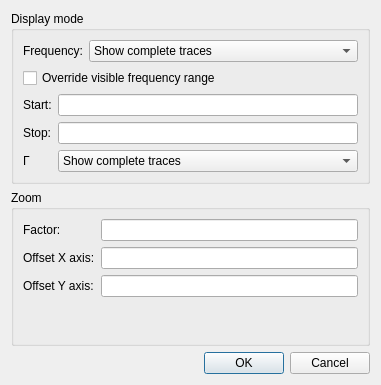
<?xml version="1.0" encoding="UTF-8"?>
<ui version="4.0">
 <class>PolarChartDialog</class>
 <widget class="QDialog" name="PolarChartDialog">
  <property name="geometry">
   <rect>
    <x>0</x>
    <y>0</y>
    <width>381</width>
    <height>385</height>
   </rect>
  </property>
  <property name="windowTitle">
   <string>Polart Chart Setup</string>
  </property>
  <property name="modal">
   <bool>true</bool>
  </property>
  <layout class="QVBoxLayout" name="verticalLayout_4">
   <item>
    <layout class="QHBoxLayout" name="horizontalLayout_2" stretch="0">
     <item>
      <layout class="QVBoxLayout" name="verticalLayout_3">
       <item>
        <widget class="QGroupBox" name="groupBox_2">
         <property name="title">
          <string>Display mode</string>
         </property>
         <layout class="QVBoxLayout" name="verticalLayout">
          <item>
           <layout class="QFormLayout" name="formLayout_2">
            <item row="0" column="0">
             <widget class="QLabel" name="label_4">
              <property name="text">
               <string>Frequency:</string>
              </property>
             </widget>
            </item>
            <item row="0" column="1">
             <widget class="QComboBox" name="displayModeFreq">
              <item>
               <property name="text">
                <string>Show complete traces</string>
               </property>
              </item>
              <item>
               <property name="text">
                <string>Limit to current span</string>
               </property>
              </item>
             </widget>
            </item>
           </layout>
          </item>
          <item>
           <widget class="QCheckBox" name="displayFreqOverride">
            <property name="text">
             <string>Override visible frequency range</string>
            </property>
           </widget>
          </item>
          <item>
           <layout class="QFormLayout" name="formLayout_3">
            <item row="0" column="0">
             <widget class="QLabel" name="label_7">
              <property name="text">
               <string>Start:</string>
              </property>
             </widget>
            </item>
            <item row="0" column="1">
             <widget class="SIUnitEdit" name="displayStartFreq"/>
            </item>
            <item row="1" column="0">
             <widget class="QLabel" name="label_8">
              <property name="text">
               <string>Stop:</string>
              </property>
             </widget>
            </item>
            <item row="1" column="1">
             <widget class="SIUnitEdit" name="displayStopFreq"/>
            </item>
            <item row="2" column="0">
             <widget class="QLabel" name="label_5">
              <property name="text">
               <string>Γ</string>
              </property>
             </widget>
            </item>
            <item row="2" column="1">
             <widget class="QComboBox" name="displayModeRefl">
              <item>
               <property name="text">
                <string>Show complete traces</string>
               </property>
              </item>
              <item>
               <property name="text">
                <string>Limit to visible area</string>
               </property>
              </item>
             </widget>
            </item>
           </layout>
          </item>
         </layout>
        </widget>
       </item>
       <item>
        <widget class="QGroupBox" name="groupBox">
         <property name="title">
          <string>Zoom</string>
         </property>
         <layout class="QFormLayout" name="formLayout">
          <item row="0" column="0">
           <widget class="QLabel" name="label_2">
            <property name="text">
             <string>Factor:</string>
            </property>
           </widget>
          </item>
          <item row="0" column="1">
           <widget class="SIUnitEdit" name="zoomFactor"/>
          </item>
          <item row="1" column="0">
           <widget class="QLabel" name="label">
            <property name="text">
             <string>Offset X axis:</string>
            </property>
           </widget>
          </item>
          <item row="1" column="1">
           <widget class="SIUnitEdit" name="offsetXaxis"/>
          </item>
          <item row="2" column="0">
           <widget class="QLabel" name="label_6">
            <property name="text">
             <string>Offset Y axis:</string>
            </property>
           </widget>
          </item>
          <item row="2" column="1">
           <widget class="SIUnitEdit" name="offsetYaxis"/>
          </item>
         </layout>
        </widget>
       </item>
      </layout>
     </item>
    </layout>
   </item>
   <item>
    <widget class="QDialogButtonBox" name="buttonBox">
     <property name="orientation">
      <enum>Qt::Horizontal</enum>
     </property>
     <property name="standardButtons">
      <set>QDialogButtonBox::Cancel|QDialogButtonBox::Ok</set>
     </property>
    </widget>
   </item>
  </layout>
 </widget>
 <customwidgets>
  <customwidget>
   <class>SIUnitEdit</class>
   <extends>QLineEdit</extends>
   <header>CustomWidgets/siunitedit.h</header>
  </customwidget>
 </customwidgets>
 <resources/>
 <connections>
  <connection>
   <sender>buttonBox</sender>
   <signal>accepted()</signal>
   <receiver>PolarChartDialog</receiver>
   <slot>accept()</slot>
   <hints>
    <hint type="sourcelabel">
     <x>248</x>
     <y>254</y>
    </hint>
    <hint type="destinationlabel">
     <x>157</x>
     <y>274</y>
    </hint>
   </hints>
  </connection>
  <connection>
   <sender>buttonBox</sender>
   <signal>rejected()</signal>
   <receiver>PolarChartDialog</receiver>
   <slot>reject()</slot>
   <hints>
    <hint type="sourcelabel">
     <x>316</x>
     <y>260</y>
    </hint>
    <hint type="destinationlabel">
     <x>286</x>
     <y>274</y>
    </hint>
   </hints>
  </connection>
 </connections>
</ui>
